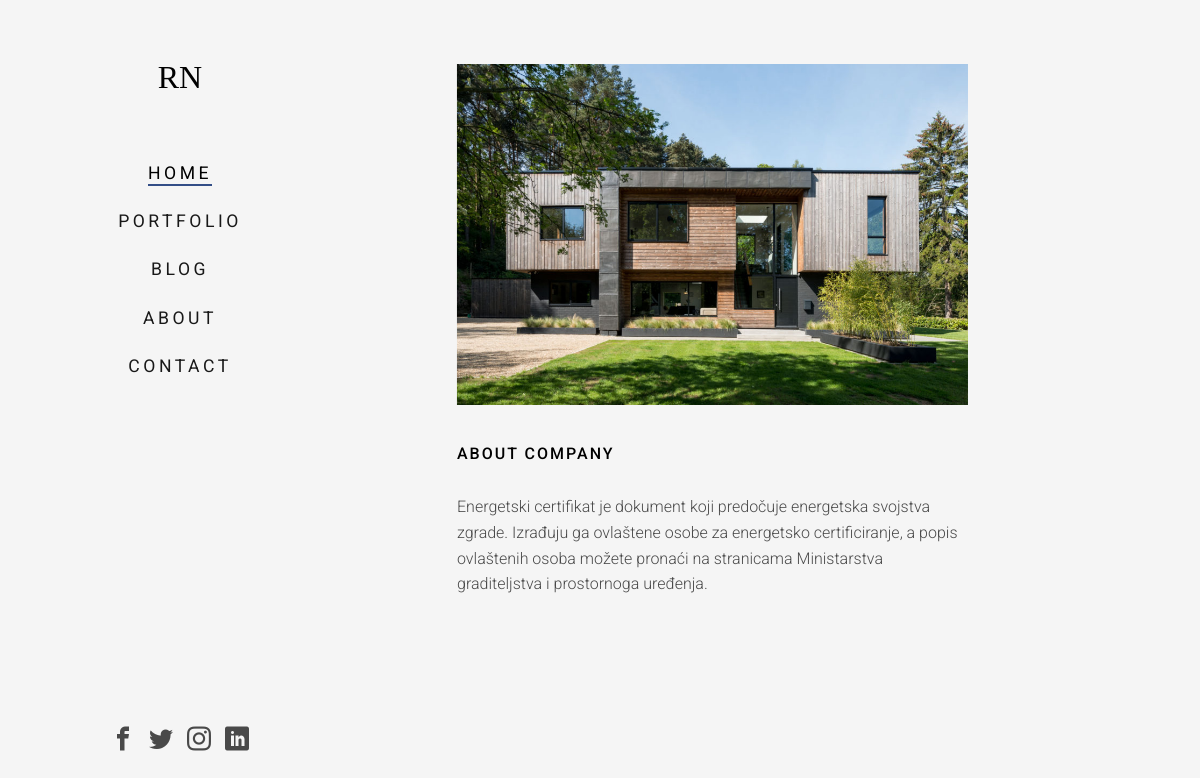
The page /blog/1/ on the database as committed earlier.
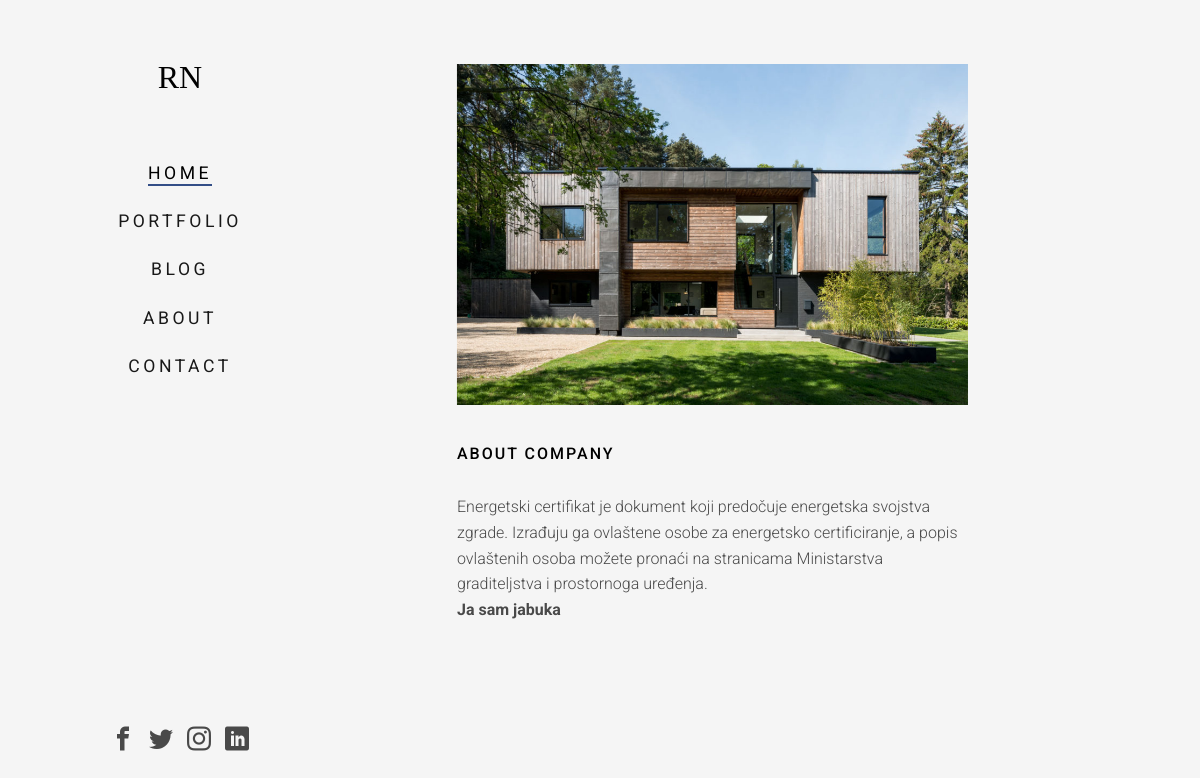
The same page on the database as committed later.
### blog/models.py (models this page shows, shortened)
class Blog(models.Model):
    name = models.CharField(max_length=100, unique = True)
    text = models.CharField(max_length=10000)
    likes = models.IntegerField(default=0)
    date = models.DateField()
    created = models.DateTimeField(auto_now_add=True)
    image = models.ImageField(upload_to="images/",verbose_name='Image')
    REQUIRED_FIELDS = ['name','date','text','image']

### blog/views.py (the view)
# urls.py: url(r'(?P<pk>\d+)/$', BlogDetailView.as_view(), name='detail'),
class BlogDetailView(generic.DetailView):
    model = Blog
    def get_context_data(self, **kwargs):
        context = super().get_context_data(**kwargs)
        return context

### blog/templatetags/nbsp.py (called while the page is built)
@register.filter
def nbsp (string):
    return re.sub("&", "&nbsp;", string )

### blog/templates/blog/blog_detail.html (shortened to what this page needs)
{% extends "base.html" %}
{% load static %}
{% load nbsp %}
{% block content %}
<div id="fh5co-main">
    <div class="fh5co-narrow-content">
        <div class="row">
            <div class="col-md-8 col-md-offset-1 animate-box" data-animate-effect="fadeInLeft">
                <img class="img-responsive" src="{% static 'images/img_bg_5.jpg' %}" alt="Free HTML5 Bootstrap Template by FreeHTML5.co">
            </div>
        </div>
        <div class="row mt">
            <div class="col-md-8 col-md-offset-1 animate-box" data-animate-effect="fadeInLeft">
                <h2 class="fh5co-heading">About Company</h2>
                {% autoescape off %}
                <p>{{ object.text|linebreaksbr|nbsp }}</p>
                {% endautoescape %}
            </div>
        </div>
        <div class="row">
            <div class="col-md-8 col-md-offset-1 mt">
            </div>
        </div>
    </div>
</div>
{% endblock %}

Rows that differ between the two databases and show on the page:
changed Blog: text|nbsp "…graditeljstva i prostornoga uređenja." → "…graditeljstva i prostornoga uređenja. Ja sam jabuka"
